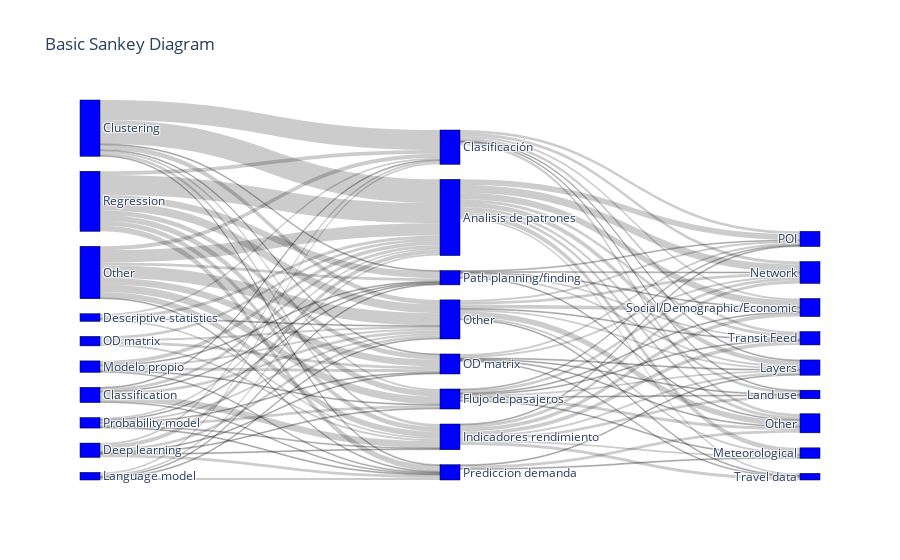

Here is the notebook cell this chart was saved with:
### Code cell
aggregated_table2 = (
    data[columns]
    .groupby(["Other datasets", "Analysis type"])[["ID"]]
    .nunique()
    .sort_values(by="ID")
).reset_index()

aggregated_table = (
    data[columns]
    .groupby(["Model", "Model type", "Analysis type"])[["ID"]]
    .nunique()
    .groupby(["Model type", "Analysis type"])[["ID"]]
    .sum()
    .sort_values(by="ID")
).reset_index()

label1 = sorted(list(sets_dict["Model type"]))
label1.append("Other")
label2 = sorted(set(data["Analysis type"].tolist()))
label3 = sorted(list(sets_dict["Other datasets"]))
label3.append("Other")


source = []
target = []
value = []

for row in aggregated_table.iterrows():
    source.append(label1.index(row[1]["Model type"]))
    target.append(label2.index(row[1]["Analysis type"]) + len(label1))
    value.append(row[1]["ID"])


for row in aggregated_table2.iterrows():
    source.append(label2.index(row[1]["Analysis type"]) + len(label1))
    target.append(label3.index(row[1]["Other datasets"]) + len(label1) + len(label2))
    value.append(row[1]["ID"])

fig = go.Figure(
    data=[
        go.Sankey(
            node=dict(
                pad=15,
                thickness=20,
                line=dict(color="black", width=0.5),
                label=label1 + label2 + label3,
                color="blue",
            ),
            link=dict(
                source=source,  # indices correspond to labels, eg A1, A2, A1, B1, ...
                target=target,
                value=value,
            ),
        )
    ]
)

fig.update_layout(title_text="Basic Sankey Diagram")
fig.write_image("img/models_datasets_sankey.svg")
fig.show()

### Figure 1 — Plotly figure (JSON) as saved in the notebook; plotly's stock layout.template omitted (floating-point values rounded to 4 significant figures)
{"data": [{"link": {"source": [19, 17, 17, 6, 33, 5, 19, 5, 4, 4, 5, 19, 24, 24, 2, 2, 2, 24, 4, 24, 19, 21, 17, 17, 17, 6, 21, 24, 5, 24, 4, 6, 33, 21, 21, 24, 2, 6, 2, 5, 5, 19, 4, 19, 33, 26, 5, 4, 26, 26, 26, 26, 33, 2, 33, 26, 33, 26, 33, 33, 26, 4, 4, 39, 40, 40, 38, 38, 36, 40, 40, 36, 39, 37, 36, 41, 36, 35, 36, 38, 38, 35, 41, 38, 39, 35, 34, 40, 37, 39, 39, 37, 40, 38, 36, 34, 35, 37, 34, 37, 37, 35, 36, 35, 39, 36, 34, 35, 41, 39, 37, 37, 34, 34, 39, 34, 34, 34], "target": [36, 40, 39, 39, 41, 38, 40, 36, 41, 40, 37, 41, 37, 38, 35, 41, 40, 41, 38, 40, 39, 37, 41, 35, 34, 37, 39, 39, 35, 34, 36, 35, 40, 38, 34, 36, 34, 34, 39, 41, 39, 38, 37, 34, 35, 35, 34, 39, 38, 37, 36, 41, 37, 37, 38, 40, 36, 39, 39, 34, 34, 35, 34, 58, 61, 50, 61, 58, 55, 48, 55, 57, 57, 50, 46, 46, 50, 44, 44, 45, 44, 45, 45, 50, 50, 55, 58, 57, 45, 45, 46, 46, 45, 48, 45, 57, 57, 58, 44, 48, 44, 48, 48, 50, 48, 61, 61, 61, 61, 55, 57, 55, 46, 45, 61, 50, 55, 48], "value": [1, 1, 1, 1, 1, 1, 1, 1, 1, 1, 1, 1, 1, 1, 1, 1, 1, 1, 1, 1, 2, 2, 2, 2, 2, 2, 2, 2, 2, 2, 2, 2, 3, 3, 3, 3, 3, 3, 3, 3, 3, 3, 3, 4, 4, 4, 4, 5, 5, 5, 6, 6, 6, 7, 7, 7, 8, 9, 13, 13, 21, 21, 25, 1, 1, 1, 1, 1, 1, 1, 1, 1, 1, 1, 1, 1, 1, 1, 1, 1, 1, 1, 1, 2, 2, 2, 2, 2, 2, 2, 2, 2, 2, 2, 2, 3, 3, 3, 3, 3, 3, 3, 3, 3, 3, 3, 3, 3, 3, 4, 4, 4, 5, 5, 6, 6, 7, 8]}, "node": {"color": "blue", "label": ["Algebraic model", "Anomaly detection", "Classification", "Classifictaion", "Clustering", "Deep learning", "Descriptive statistics", "Dimensionality reduction", "Economical model", "Error correction model", "Feature selection", "Forecasting", "Game theory", "Genetic algorithm", "Genetic algorithms", "Graph model", "Gravity-based model", "Language model", "Modelo Propio", "Modelo propio", "Neural networks", "OD matrix", "Optimization", "Panel analysis", "Probability model", "Ranking algorithm", "Regression", "Stochastic mode", "Stochastic model", "Time series analysis", "Trip chaining model", "Trip destinaton model", "Trip-chaining model", "Other", "Analisis de patrones", "Clasificación", "Flujo de pasajeros", "Indicadores rendimiento", "OD matrix", "Other", "Path planning/finding", "Prediccion demanda", "COVID-19", "Events", "Land use", "Layers", "Meteorological", "Mobile", "Network", "Network Status Updates", "POI", "Population mobility", "Regulation", "Sensor data", "Social network", "Social/Demographic/Economic", "Survey", "Transit Feed", "Travel data", "Travel planning", "Web mapping service", "Other"], "line": {"color": "black", "width": 0.5}, "pad": 15, "thickness": 20}, "type": "sankey"}], "layout": {"title": {"text": "Basic Sankey Diagram"}}}
